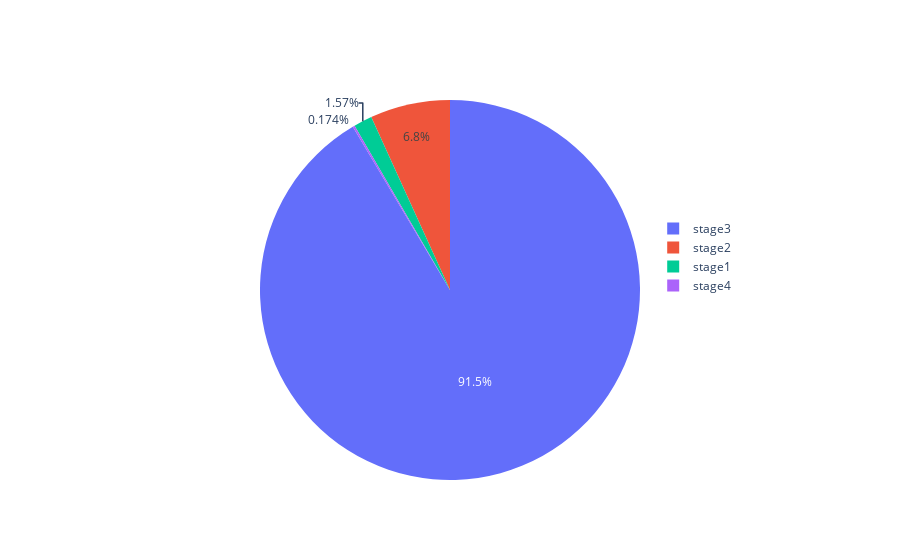

Notebook code cell kept with this figure:
### Markdown cell above
# Kernel Size 7 Analysis

### Code cell
stage1, stage2, stage3, stage4 = gatherStageTime(stages_df=stages_df, videoName='owl.mp4', kernelSize=7)
print('stage1 = ' + str(stage1))
print('stage2 = ' + str(stage2))
print('stage3 = ' + str(stage3))
print('stage4 = ' + str(stage4))
print('stage3 + stage4 = ' + str(stage3 + stage4))

print('(stage3 + stage4 + stage2) / stage1 = ' + str((stage3 + stage4 + stage2) / stage1))

fig = go.Figure(data=[go.Pie(labels=["stage1", "stage2","stage3","stage4"], values=[stage1, stage2, stage3, stage4])])
fig.update_layout(
    legend=dict(
    orientation="v",
    yanchor="top",
    y=0.7,
    xanchor="right",
    x=0.95
))
fig.show()

### Figure 1 — Plotly figure (JSON) as saved in the notebook; plotly's stock layout.template omitted (floating-point values rounded to 4 significant figures)
{"data": [{"labels": ["stage1", "stage2", "stage3", "stage4"], "type": "pie", "values": [5217.0, 22590.0, 303600.0, 578.5]}], "layout": {"legend": {"orientation": "v", "x": 0.95, "xanchor": "right", "y": 0.7, "yanchor": "top"}}}
